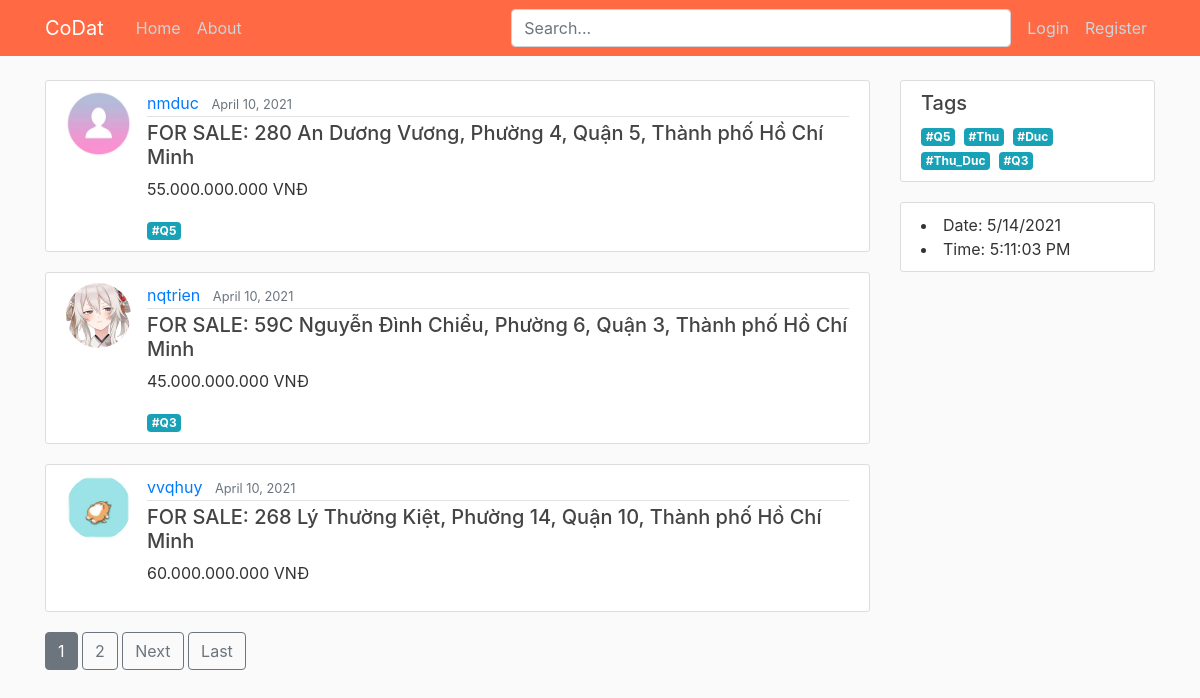
The app's page /, older data.
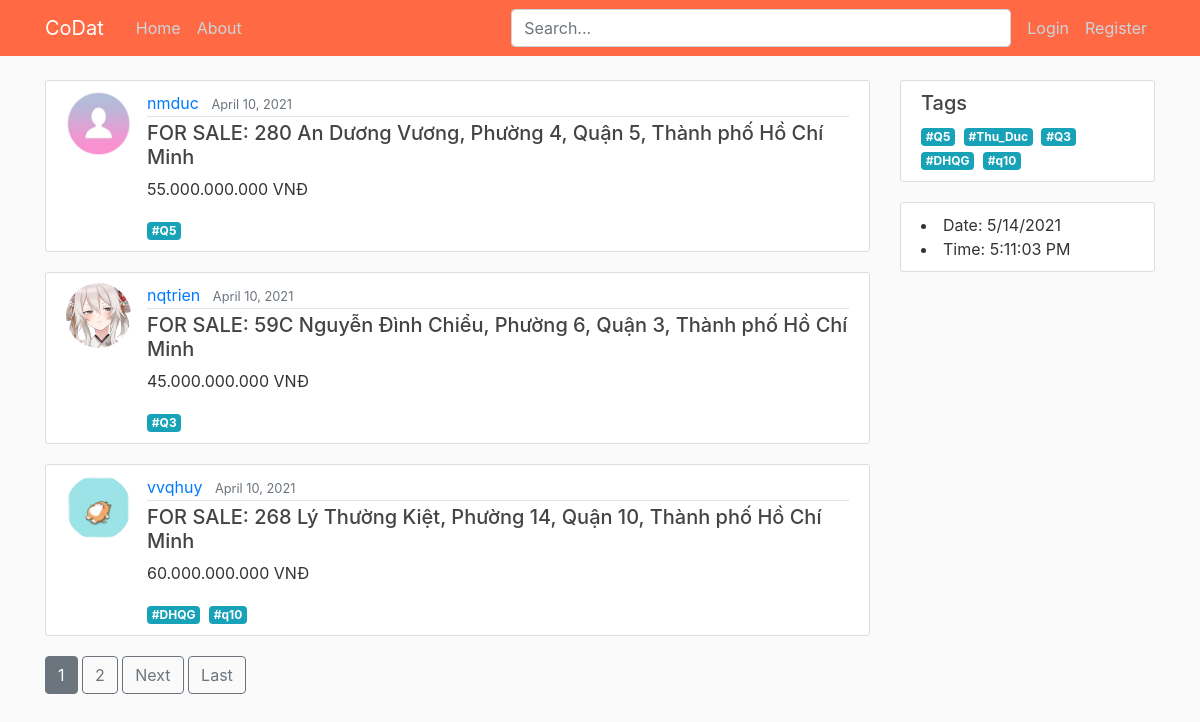
The same page, newer data.
### HomePage/models.py (models this page shows, shortened)
class Post(models.Model):
    status = models.CharField(max_length=10, choices=STATUS)
    price = models.CharField(max_length=40)
    address = models.CharField(max_length=100)
    description = models.TextField()
    date_posted = models.DateTimeField(default=timezone.now)
    tags = TaggableManager(blank=True)
    author = models.ForeignKey(User, on_delete=models.CASCADE)
    likes = models.ManyToManyField(User, related_name="blog_posts")

### users/models.py (models this page shows, shortened)
class Profile(models.Model):
	user = models.OneToOneField(User, on_delete=models.CASCADE)
	image = models.ImageField(default='default.jpg', upload_to='profile_pics')
	phone_number = models.CharField(max_length=12, blank=True)
	bank = models.CharField(max_length=30, blank=True)
	bank_number = models.CharField(max_length=20, blank=True)

### HomePage/views.py (the view)
# urls.py: path('', PostListView.as_view(), name='home-page'),
class PostListView(TagMixin, ListView):
    model = Post
    template_name = 'HomePage/home.html' # <app>/<model>_<viewtype>.html
    context_object_name = 'posts'
    paginate_by = 3
    def get_queryset(self):
        search_post = self.request.GET.get('search')
        if search_post:
            posts = Post.objects.filter(Q(address__icontains=search_post) | Q(description__icontains=search_post))
        else:
            posts = Post.objects.all()
        return posts.order_by('-date_posted')

### HomePage/views.py (called while the page is built)
    def get_context_data(self, **kwargs):
        context = super(TagMixin, self).get_context_data(**kwargs)
        context['tags'] = Tag.objects.all()
        return context

### HomePage/templates/HomePage/home.html (shortened to what this page needs)
{% extends "HomePage/base.html" %}
{% block content %}
    {% for post in posts %}
        <article class="media content-section">
            <img class="rounded-circle article-img" src="{{ post.author.profile.image.url }}">
            <div class="media-body">
                <div class="article-metadata">
                    <a class="mr-2" href="{% url 'user-posts' post.author.username %}">{{ post.author }}</a>
                    <small class="text-muted">{{ post.date_posted|date:"F d, Y" }}</small>
                </div>
                <h5><a class="article-address" href="{% url 'post-detail' post.id %}">
                    {{ post.status }}: {{ post.address }}
                </a></h5>
                <p>{{ post.price }}</p>
                {% for tag in post.tags.all %}
                    <a href="{% url 'tag-posts' tag.slug %}" class="mr-1 badge badge-info">#{{ tag }}</a>
                {% endfor %}
            </div>
        </article>
    {% endfor %}
    {% if is_paginated %}
        {% for num in page_obj.paginator.page_range %}
            {% if page_obj.number == num %}
                <a class="btn btn-secondary mb-4" href="?page={{ num }}">{{ num }}</a>
            {% elif num > page_obj.number|add:'-3' and num < page_obj.number|add:'3' %}
                <a class="btn btn-outline-secondary mb-4" href="?page={{ num }}">{{ num }}</a>
            {% endif %}
        {% endfor %}
        {% if page_obj.has_next %}
            <a class="btn btn-outline-secondary mb-4" href="?page={{ page_obj.next_page_number}}">Next</a>
            <a class="btn btn-outline-secondary mb-4" href="?page={{ page_obj.paginator.num_pages }}">Last</a>
        {% endif %}
    {% endif %}
{% endblock content %}

### HomePage/templates/HomePage/base.html (shortened to what this page needs)
{% load static %}
<!DOCTYPE html>
<html>
<head>
    <link rel="stylesheet" href="https://maxcdn.bootstrapcdn.com/bootstrap/4.0.0/css/bootstrap.min.css">
    <link rel="stylesheet" type="text/css" href="{% static 'HomePage/main.css' %}">
</head>
<body>
    <header class="site-header">
        <nav class="navbar navbar-expand-md navbar-dark bg-steel fixed-top">
            <div class="container">
                <a class="navbar-brand mr-4" href="{% url 'home-page' %}">CoDat</a>
                <div class="collapse navbar-collapse" id="navbarToggle">
                    <div class="navbar-nav mr-auto">
                        <a class="nav-item nav-link" href="{% url 'home-page' %}">Home</a>
                        <a class="nav-item nav-link" href="{% url 'home-about' %}">About</a>
                    </div>
                    <div class="search-bar mr-sm-2">
                        <form action="{% url 'home-page' %}">
                            <input class="form-control" type="search" placeholder="Search..." aria-label="Search" name="search">
                        </form>
                    </div>
                    <div class="navbar-nav">
                        {% if user.is_authenticated %}
                            <a class="nav-item nav-link" href="{% url 'post-create' %}">New Post</a>
                            <a class="nav-item nav-link" href="{% url 'profile' %}">{{ user.username }}</a>
                            <a class="nav-item nav-link" href="{% url 'logout' %}">Logout</a>
                        {% else %}
                            <a class="nav-item nav-link" href="{% url 'login' %}?next={{request.path}}">Login</a>
                            <a class="nav-item nav-link" href="{% url 'register' %}">Register</a>
                        {% endif %}
                    </div>
                </div>
            </div>
        </nav>
    </header>
    <main role="main" class="container">
        <div class="row">
            <div class="col-md-9">
                {% block content %}{% endblock %}
            </div>
            <div class="col-md-3">
                <div class="content-section">
                    <h5>Tags</h5>
                    {% for tag in tags %}
                        <a href="{% url 'tag-posts' tag.slug %}" class="mr-1 badge badge-info">#{{ tag }}</a>
                    {% endfor %}
                </div>
                <div class="content-section">
                    <li>Date: <span id="date"></span></li>
                    <li>Time: <span id="time"></li>
                </div>
            </div>
        </div>
    </main>
</body>
</html>

Row changes from the older to the newer data that the page shows:
removed Tag: name "Thu", shown under "Tags"
removed Tag: name "Duc", shown under "Tags"
added Tag: name "DHQG"
added Tag: name "q10"
